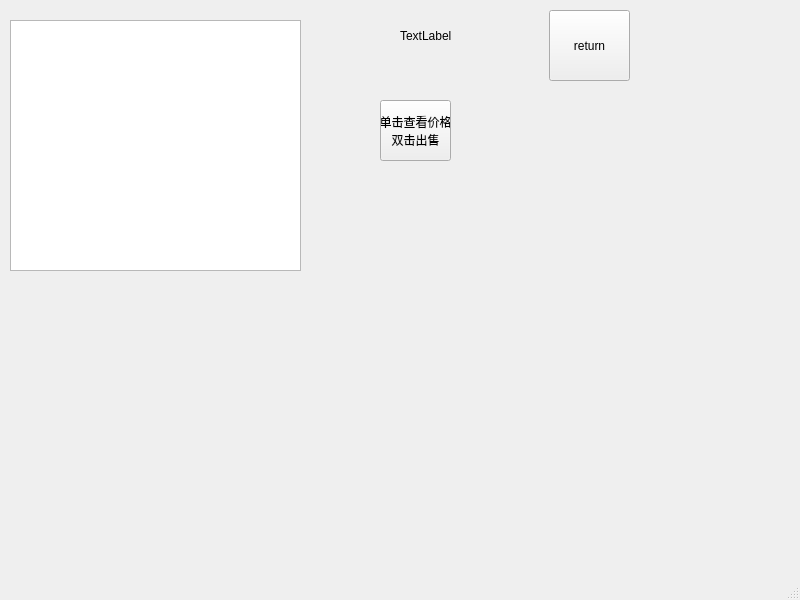
<?xml version="1.0" encoding="UTF-8"?>
<ui version="4.0">
 <class>Sell</class>
 <widget class="QMainWindow" name="Sell">
  <property name="geometry">
   <rect>
    <x>0</x>
    <y>0</y>
    <width>800</width>
    <height>600</height>
   </rect>
  </property>
  <property name="windowTitle">
   <string>MainWindow</string>
  </property>
  <widget class="QWidget" name="centralwidget">
   <widget class="QListWidget" name="listWidget">
    <property name="geometry">
     <rect>
      <x>10</x>
      <y>20</y>
      <width>291</width>
      <height>251</height>
     </rect>
    </property>
   </widget>
   <widget class="QLabel" name="label">
    <property name="geometry">
     <rect>
      <x>400</x>
      <y>10</y>
      <width>121</width>
      <height>51</height>
     </rect>
    </property>
    <property name="text">
     <string>TextLabel</string>
    </property>
   </widget>
   <widget class="QPushButton" name="pushButton">
    <property name="geometry">
     <rect>
      <x>380</x>
      <y>100</y>
      <width>71</width>
      <height>61</height>
     </rect>
    </property>
    <property name="text">
     <string>单击查看价格
双击出售</string>
    </property>
   </widget>
   <widget class="QPushButton" name="pushButton_2">
    <property name="geometry">
     <rect>
      <x>549</x>
      <y>10</y>
      <width>81</width>
      <height>71</height>
     </rect>
    </property>
    <property name="text">
     <string>return</string>
    </property>
   </widget>
  </widget>
  <widget class="QMenuBar" name="menubar">
   <property name="geometry">
    <rect>
     <x>0</x>
     <y>0</y>
     <width>800</width>
     <height>23</height>
    </rect>
   </property>
  </widget>
  <widget class="QStatusBar" name="statusbar"/>
 </widget>
 <resources/>
 <connections/>
</ui>
